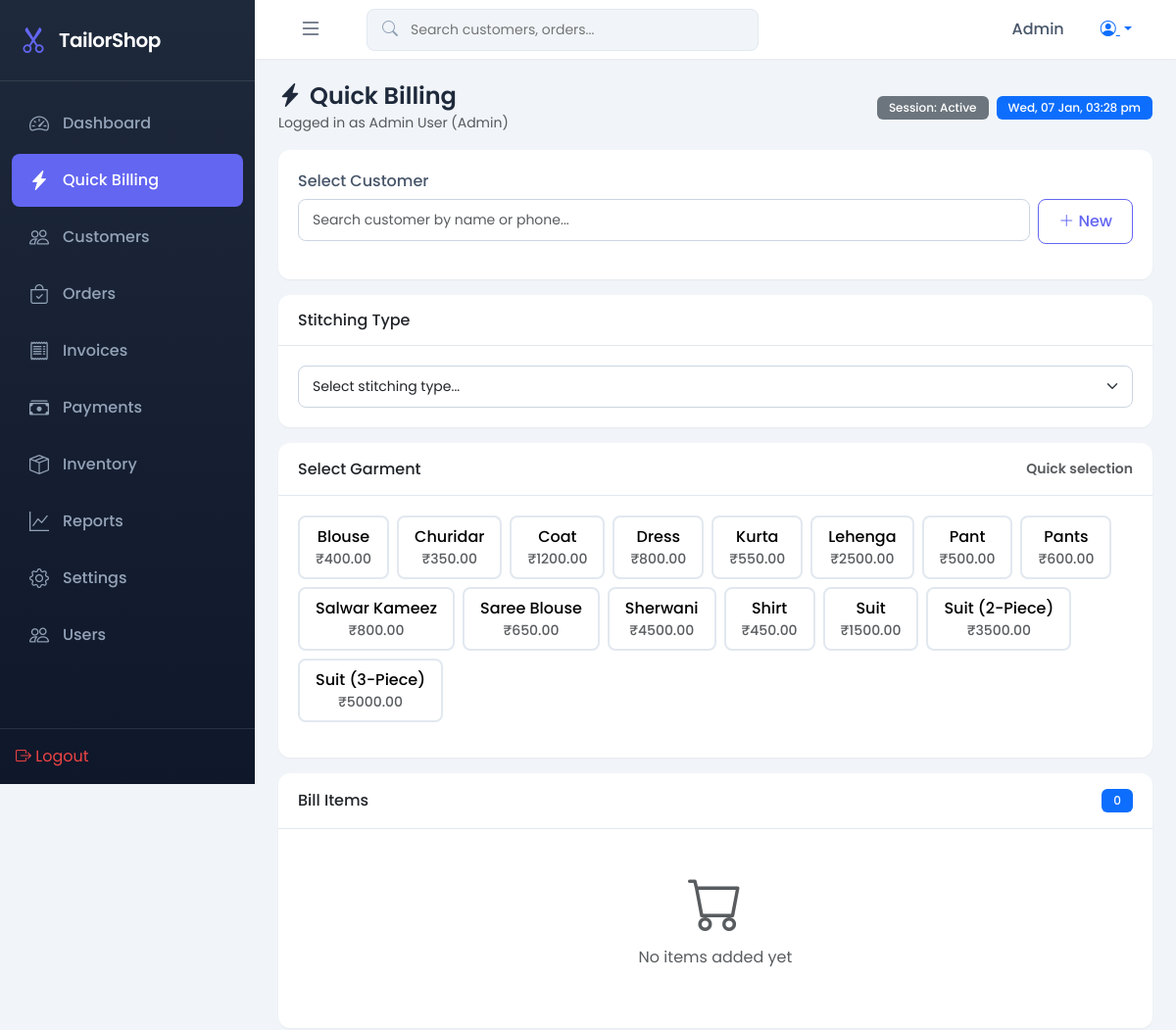
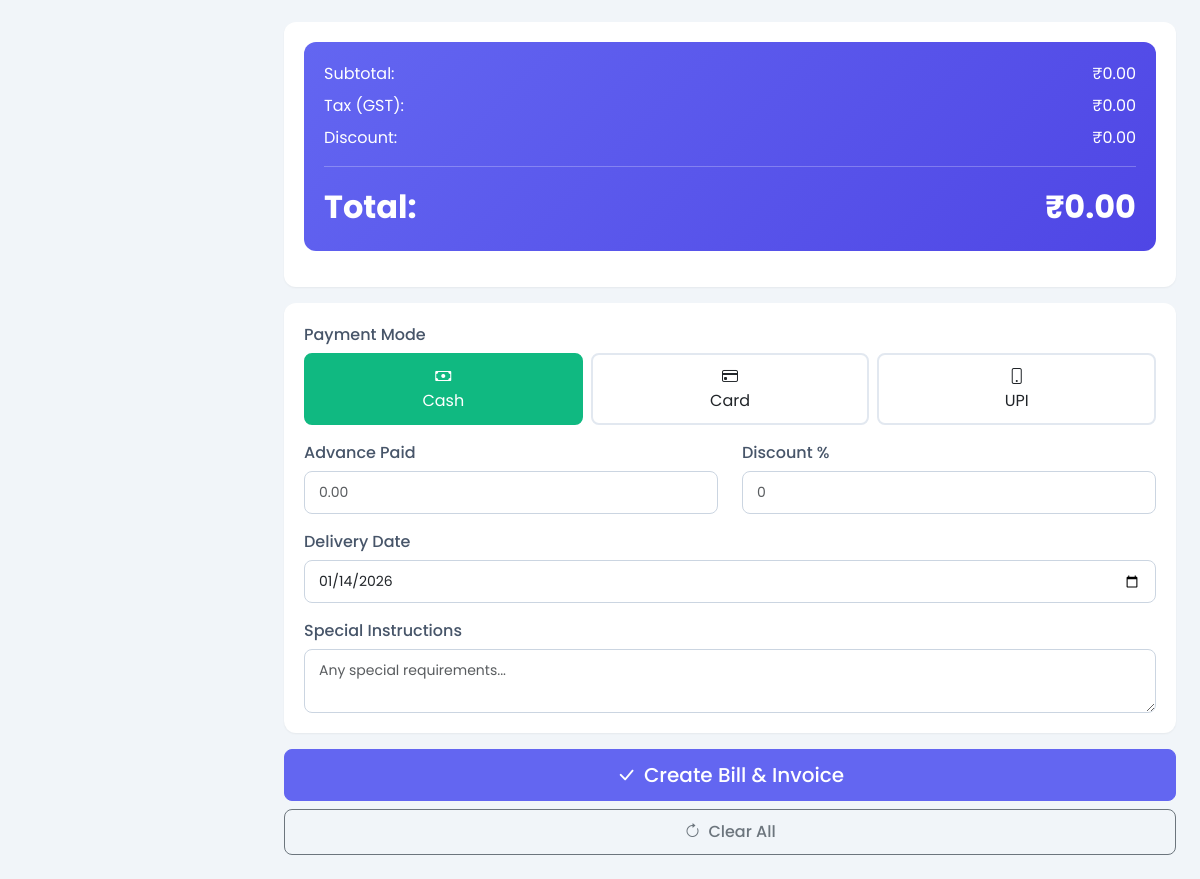
/billing/ (signed in), run on the app's committed database (2 pictures, top to bottom).
### shop/models.py (models this page shows, shortened)
class GarmentType(models.Model):
    name = models.CharField(max_length=50, unique=True)
    description = models.TextField(blank=True)
    base_price = models.DecimalField(max_digits=10, decimal_places=2, default=0)
    is_active = models.BooleanField(default=True)
    class Meta:
        ordering = ['name']

### shop/views.py (the view)
# urls.py: path('billing/', views.quick_billing, name='quick_billing'),
@login_required
def quick_billing(request):
    if not request.user.is_staff:
        messages.error(request, 'Access denied. Staff privileges required for billing.')
        return redirect('dashboard')
    try:
        customers = Customer.objects.all().order_by('name')[:50]
        garment_types = GarmentType.objects.filter(is_active=True).order_by('name')
        stitching_types = StitchingType.objects.filter(is_active=True).order_by('name')
        context = {
            'customers': customers,
            'garment_types': garment_types,
            'stitching_types': stitching_types,
            'user_name': request.user.get_full_name() or request.user.username,
            'user_role': 'Admin' if request.user.is_superuser else 'Staff',
            'session_timeout': getattr(request.session, 'get_expiry_age', lambda: 3600)() // 60,  # minutes
        }
        return render(request, 'shop/quick_billing.html', context)
    except Exception as e:
        messages.error(request, f'Error loading billing interface: {str(e)}')
        return redirect('dashboard')

### templates/shop/quick_billing.html (shortened to what this page needs)
{% extends 'base.html' %}
{% load static %}
{% block content %}
<div class="page-header mb-3">
    <div>
        <h1><i class="bi bi-lightning-charge-fill me-2"></i>Quick Billing</h1>
        <small class="text-muted">Logged in as {{ user_name }} ({{ user_role }})</small>
    </div>
    <div class="d-flex gap-2 align-items-center">
        <small class="badge bg-secondary" id="sessionInfo">Session: Active</small>
        <span class="badge bg-primary" id="currentTime"></span>
    </div>
</div>
<div class="billing-container">
    <div class="billing-left-panel">
        <div class="card mb-3">
            <div class="card-body">
                <div class="mb-3 position-relative">
                    <label for="customerSearch" class="form-label">Select Customer</label>
                    <div class="d-flex gap-2">
                        <div class="flex-grow-1 position-relative">
                            <input type="text" id="customerSearch" class="form-control"
                                   placeholder="Search customer by name or phone...">
                        </div>
                        <button type="button" class="btn btn-outline-primary" data-bs-toggle="modal" data-bs-target="#newCustomerModal">
                            <i class="bi bi-plus-lg"></i> New
                        </button>
                    </div>
                </div>
            </div>
        </div>
        <div class="card mb-3">
            <div class="card-header d-flex justify-content-between align-items-center">
                <h6 class="mb-0">Stitching Type</h6>
            </div>
            <div class="card-body">
                <select id="stitchingType" class="form-select">
                    <option value="">Select stitching type...</option>
                </select>
            </div>
        </div>
        <div class="card mb-3">
            <div class="card-header d-flex justify-content-between align-items-center">
                <h6 class="mb-0">Select Garment</h6>
                <small class="text-muted">Quick selection</small>
            </div>
            <div class="card-body">
                <div class="quick-garment-btns">
                    {% for gt in garment_types %}
                    <button type="button" class="quick-garment-btn" data-garment-id="{{ gt.id }}"
                            data-garment-name="{{ gt.name }}" data-base-price="{{ gt.base_price }}">
                        {{ gt.name }}
                        <small class="d-block text-muted">₹{{ gt.base_price }}</small>
                    </button>
                    {% endfor %}
                </div>
            </div>
        </div>
        <div class="card">
            <div class="card-header d-flex justify-content-between align-items-center">
                <h6 class="mb-0">Bill Items</h6>
                <span class="badge bg-primary" id="billItemCount">0</span>
            </div>
            <div class="card-body">
                <div id="billItems">
                    <div class="text-center text-muted py-4">
                        <i class="bi bi-cart display-4 text-muted"></i>
                        <p class="mt-2">No items added yet</p>
                    </div>
                </div>
            </div>
        </div>
    </div>
    <div class="billing-right-panel">
        <div class="card mb-3">
            <div class="card-body">
                <div class="bill-total-section">
                    <div class="d-flex justify-content-between mb-2">
                        <span>Subtotal:</span>
                        <span id="billSubtotal">₹0.00</span>
                    </div>
                    <div class="d-flex justify-content-between mb-2">
                        <span>Tax (GST):</span>
                        <span id="billTax">₹0.00</span>
                    </div>
                    <div class="d-flex justify-content-between mb-2">
                        <span>Discount:</span>
                        <span id="billDiscount">₹0.00</span>
                    </div>
                    <hr>
                    <div class="d-flex justify-content-between">
                        <span class="total-amount">Total:</span>
                        <span class="total-amount" id="billTotal">₹0.00</span>
                    </div>
                </div>
            </div>
        </div>
        <div class="card mb-3">
            <div class="card-body">
                <div class="mb-3">
                    <label class="form-label">Payment Mode</label>
                    <div class="payment-mode-btns">
                        <div class="payment-mode-btn active" data-mode="CASH">
                            <i class="bi bi-cash"></i><br>Cash
                        </div>
                        <div class="payment-mode-btn" data-mode="CARD">
                            <i class="bi bi-credit-card"></i><br>Card
                        </div>
                        <div class="payment-mode-btn" data-mode="UPI">
                            <i class="bi bi-phone"></i><br>UPI
                        </div>
                    </div>
                </div>
                <div class="row">
                    <div class="col-6">
                        <label class="form-label">Advance Paid</label>
                        <input type="number" id="advancePaid" class="form-control"
                               placeholder="0.00" min="0" step="0.01">
                    </div>
                    <div class="col-6">
                        <label class="form-label">Discount %</label>
                        <input type="number" id="discountPercent" class="form-control"
                               placeholder="0" min="0" max="100" step="1">
                    </div>
                </div>
                <div class="mt-3">
                    <label class="form-label">Delivery Date</label>
                    <input type="date" id="deliveryDate" class="form-control" required>
                </div>
                <div class="mt-3">
                    <label class="form-label">Special Instructions</label>
                    <textarea id="specialInstructions" class="form-control" rows="2"
                              placeholder="Any special requirements..."></textarea>
                </div>
            </div>
        </div>
        <div class="d-grid gap-2">
            <button type="button" class="btn btn-primary btn-lg" id="createBillBtn">
                <i class="bi bi-check-lg me-2"></i>Create Bill & Invoice
            </button>
            <button type="button" class="btn btn-outline-secondary" id="clearBillBtn">
                <i class="bi bi-arrow-clockwise me-2"></i>Clear All
            </button>
        </div>
    </div>
</div>
{% endblock %}

### templates/base.html (shortened to what this page needs)
{% load static %}
<!DOCTYPE html>
<html lang="en">
<head>
    <link href="https://cdn.jsdelivr.net/npm/bootstrap@5.3.2/dist/css/bootstrap.min.css" rel="stylesheet">
    <link href="https://cdn.jsdelivr.net/npm/bootstrap-icons@1.11.1/font/bootstrap-icons.css" rel="stylesheet">
    <link href="{% static 'css/style.css' %}" rel="stylesheet">
</head>
<body>
    {% if user.is_authenticated %}
    <nav class="sidebar" id="sidebar">
        <div class="sidebar-header">
            <i class="bi bi-scissors"></i>
            <span class="brand-text">TailorShop</span>
        </div>
        <ul class="sidebar-nav">
            <li class="nav-item">
                <a href="{% url 'dashboard' %}" class="nav-link {% if request.resolver_match.url_name == 'dashboard' %}active{% endif %}">
                    <i class="bi bi-speedometer2"></i>
                    <span>Dashboard</span>
                </a>
            </li>
            <li class="nav-item">
                <a href="{% url 'quick_billing' %}" class="nav-link {% if 'billing' in request.resolver_match.url_name %}active{% endif %}">
                    <i class="bi bi-lightning-charge-fill"></i>
                    <span>Quick Billing</span>
                </a>
            </li>
            <li class="nav-item">
                <a href="{% url 'customer_list' %}" class="nav-link {% if 'customer' in request.resolver_match.url_name %}active{% endif %}">
                    <i class="bi bi-people"></i>
                    <span>Customers</span>
                </a>
            </li>
            <li class="nav-item">
                <a href="{% url 'order_list' %}" class="nav-link {% if 'order' in request.resolver_match.url_name %}active{% endif %}">
                    <i class="bi bi-bag-check"></i>
                    <span>Orders</span>
                </a>
            </li>
            <li class="nav-item">
                <a href="{% url 'invoice_list' %}" class="nav-link {% if 'invoice' in request.resolver_match.url_name %}active{% endif %}">
                    <i class="bi bi-receipt"></i>
                    <span>Invoices</span>
                </a>
            </li>
            <li class="nav-item">
                <a href="{% url 'payment_list' %}" class="nav-link {% if 'payment' in request.resolver_match.url_name %}active{% endif %}">
                    <i class="bi bi-cash-stack"></i>
                    <span>Payments</span>
                </a>
            </li>
            <li class="nav-item">
                <a href="{% url 'inventory_list' %}" class="nav-link {% if 'inventory' in request.resolver_match.url_name %}active{% endif %}">
                    <i class="bi bi-box-seam"></i>
                    <span>Inventory</span>
                </a>
            </li>
            <li class="nav-item">
                <a href="{% url 'reports' %}" class="nav-link {% if 'report' in request.resolver_match.url_name %}active{% endif %}">
                    <i class="bi bi-graph-up"></i>
                    <span>Reports</span>
                </a>
            </li>
            <li class="nav-item">
                <a href="{% url 'settings' %}" class="nav-link {% if 'settings' in request.resolver_match.url_name %}active{% endif %}">
                    <i class="bi bi-gear"></i>
                    <span>Settings</span>
                </a>
            </li>
            {% if user.is_superuser %}
            <li class="nav-item">
                <a href="{% url 'user_list' %}" class="nav-link {% if 'user' in request.resolver_match.url_name %}active{% endif %}">
                    <i class="bi bi-people"></i>
                    <span>Users</span>
                </a>
            </li>
            {% endif %}
        </ul>
        <div class="sidebar-footer">
            <a href="{% url 'logout' %}" class="nav-link text-danger">
                <i class="bi bi-box-arrow-right"></i>
                <span>Logout</span>
            </a>
        </div>
    </nav>
    <main class="main-content">
        <nav class="top-navbar">
            <button class="btn btn-link sidebar-toggle" id="sidebarToggle">
                <i class="bi bi-list"></i>
            </button>
            <div class="search-box d-none d-md-block">
                <i class="bi bi-search"></i>
                <input type="text" placeholder="Search customers, orders..." id="globalSearch">
            </div>
            <div class="navbar-actions">
                <span class="user-name">{{ user.first_name|default:user.username }}</span>
                <div class="dropdown">
                    <button class="btn btn-link dropdown-toggle" data-bs-toggle="dropdown">
                        <i class="bi bi-person-circle"></i>
                    </button>
                </div>
            </div>
        </nav>
        <div class="page-content">
            {% block content %}{% endblock %}
        </div>
    </main>
    {% else %}
    {% block auth_content %}{% endblock %}
    {% endif %}
</body>
</html>

### data on the page
GarmentType: name "Blouse", base_price "400.00"
GarmentType: name "Churidar", base_price "350.00"
GarmentType: name "Coat", base_price "1200.00"
GarmentType: name "Dress", base_price "800.00"
GarmentType: name "Kurta", base_price "550.00"
GarmentType: name "Lehenga", base_price "2500.00"
GarmentType: name "Pant", base_price "500.00"
GarmentType: name "Pants", base_price "600.00"
GarmentType: name "Salwar Kameez", base_price "800.00"
GarmentType: name "Saree Blouse", base_price "650.00"
GarmentType: name "Sherwani", base_price "4500.00"
GarmentType: name "Shirt", base_price "450.00"
GarmentType: name "Suit", base_price "1500.00"
GarmentType: name "Suit (2-Piece)", base_price "3500.00"
GarmentType: name "Suit (3-Piece)", base_price "5000.00"

### other printed values
{{ user.first_name|default:user.username }} "Admin"
{{ user_name }} "Admin User"
{{ user_role }} "Admin"
